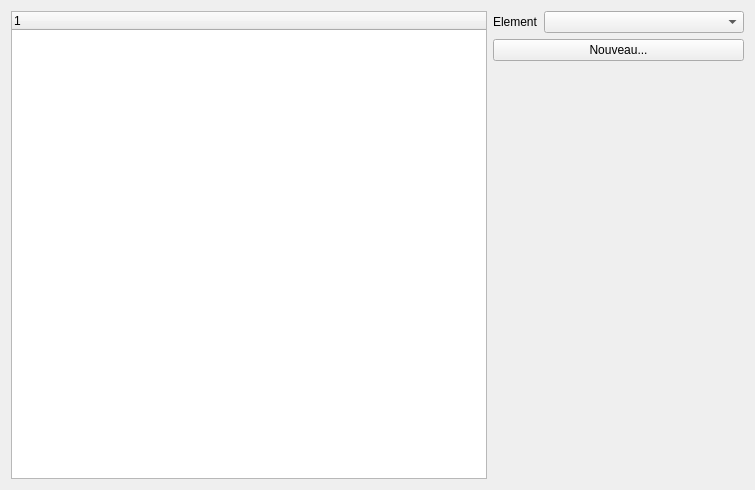
<?xml version="1.0" encoding="UTF-8"?>
<ui version="4.0">
 <class>GPlyReadConfiguration</class>
 <widget class="QWidget" name="GPlyReadConfiguration">
  <property name="geometry">
   <rect>
    <x>0</x>
    <y>0</y>
    <width>755</width>
    <height>490</height>
   </rect>
  </property>
  <property name="windowTitle">
   <string>Configuration de la lecture du fichier PLY</string>
  </property>
  <layout class="QHBoxLayout" name="horizontalLayout">
   <item>
    <widget class="QTreeWidget" name="treeWidget">
     <column>
      <property name="text">
       <string notr="true">1</string>
      </property>
     </column>
    </widget>
   </item>
   <item>
    <layout class="QVBoxLayout" name="verticalLayout">
     <property name="rightMargin">
      <number>0</number>
     </property>
     <item>
      <layout class="QGridLayout" name="gridLayout">
       <property name="leftMargin">
        <number>0</number>
       </property>
       <item row="0" column="0">
        <widget class="QLabel" name="label">
         <property name="text">
          <string>Element</string>
         </property>
        </widget>
       </item>
       <item row="0" column="1">
        <widget class="QComboBox" name="comboBoxElement">
         <property name="minimumSize">
          <size>
           <width>200</width>
           <height>0</height>
          </size>
         </property>
        </widget>
       </item>
      </layout>
     </item>
     <item>
      <widget class="QPushButton" name="pushButtonNewObject">
       <property name="text">
        <string>Nouveau...</string>
       </property>
      </widget>
     </item>
     <item>
      <spacer name="verticalSpacer">
       <property name="orientation">
        <enum>Qt::Vertical</enum>
       </property>
       <property name="sizeHint" stdset="0">
        <size>
         <width>20</width>
         <height>40</height>
        </size>
       </property>
      </spacer>
     </item>
    </layout>
   </item>
  </layout>
 </widget>
 <resources/>
 <connections/>
</ui>
